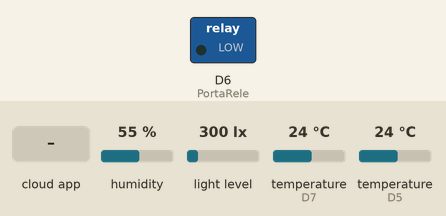
A sketch run on a simulated ESP8266 (NodeMCU). Shown: switched loads named in the sketch (green lamp = pin HIGH). Inputs (shaded band) come from the test bench; at power-on: humidity 55 %, light level 300 lx, temperature (sensors on D7, D5) 24 °C. WiFi joins after 1.5 s; servers stay silent unless stated; no MQTT or app messages arrive unless stated; what the sketch prints to the serial monitor is not drawn.

Above: at 2.7 s.
2.8 s: the phone or cloud app sets pi-5.rele to ON
At 3.6 s:
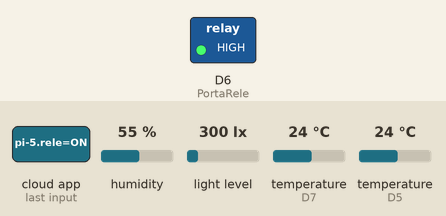
Timing chart, 0 to 5.8 s (numbered marks = the images above; inputs shaded):
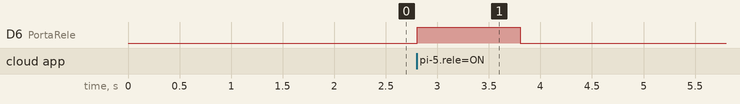

The sketch:

sensores.ino
```cpp
#include <Adafruit_MQTT.h>
#include <Adafruit_MQTT_Client.h>
#include <ESP8266WiFi.h>
#include <DHTesp.h>
#include <OneWire.h>
#include <DallasTemperature.h>
#include <Wire.h>
#include <BH1750.h>
#include "config.h"

// Portas dos sensores
#define PortaUmidadeSolo A0
#define PortaDHT 14
#define PortaDS18B20 D7
#define PortaRele D6

// Tempo de envio dos dados
unsigned long tempoEsperaLeitura = 900000;
int tempoControle[][2] = {
  {180000, 0},
  {360000, 1},
  {540000, 2},
  {720000, 3}
};

// Variável de contagem de tempo
unsigned long startTime;

// Tempo máximo da rega (milissegundos)
int tempoRega = 1000;

// Rega Automática
String regaAutomatica = "ON";

// Percentual da umidade do solo no qual é necessário realizar a rega
int percentRega = 65;

// Mapeamento do sensor de umidade do solo
const float seco    = 764;
const float molhado = 455;

// Variáveis que receberão os resultados dos sensores
int valorUmidadeSolo;
int percentUmidadeSolo;
int valorTemperaturaDHT;
int valorUmidadeDHT;
int valorDS18B20Temperatura;
int valorLuxBH1750;

// Instanciando objetos para os sensores
DHTesp dht;
OneWire barramento(PortaDS18B20);
DallasTemperature sensorDS18B20(&barramento);
BH1750 sensorBH1750;

// Objeto para conexão com a Adafruit IO via MQTT
WiFiClient client;
Adafruit_MQTT_Client mqtt(&client, "io.adafruit.com", 1883, AIO_USERNAME, AIO_KEY);

// Objetos para conexão com os feeds dos sensores
Adafruit_MQTT_Publish cs12UmidadePercent = Adafruit_MQTT_Publish(&mqtt, AIO_USERNAME CS12_UMIDADE_PERCENT);
Adafruit_MQTT_Publish dht11Temperatura = Adafruit_MQTT_Publish(&mqtt, AIO_USERNAME DHT11_TEMPERATURA);
Adafruit_MQTT_Publish dht11Umidade = Adafruit_MQTT_Publish(&mqtt, AIO_USERNAME DHT11_UMIDADE);
Adafruit_MQTT_Publish ds18b20Temperatura = Adafruit_MQTT_Publish(&mqtt, AIO_USERNAME DSB18B20_TEMPERATURA);
Adafruit_MQTT_Publish bh1750Lux = Adafruit_MQTT_Publish(&mqtt, AIO_USERNAME BH1750_LUX);
Adafruit_MQTT_Subscribe releSubscribe = Adafruit_MQTT_Subscribe(&mqtt, AIO_USERNAME RELE);
Adafruit_MQTT_Publish relePublish = Adafruit_MQTT_Publish(&mqtt, AIO_USERNAME RELE);
Adafruit_MQTT_Publish controle = Adafruit_MQTT_Publish(&mqtt, AIO_USERNAME CONTROLE);

void setup() {

  Serial.begin(115200);

  // Iniciando Sensores

  //Relé
  pinMode(PortaRele, OUTPUT);
  digitalWrite(PortaRele, LOW);

  // DHT11
  dht.setup(PortaDHT, DHTesp::DHT11);

  // DS18B20
  sensorDS18B20.begin();

  // BH1750
  Wire.begin();
  sensorBH1750.begin();

  //Conexão com a rede WiFi
  Serial.println("Conectando ao WiFi...");
  WiFi.begin(NOME_WIFI, SENHA_WIFI);
  while (WiFi.status() != WL_CONNECTED) {
    delay(500);
    Serial.print(".");
  }
  Serial.println();
  Serial.println("Conectado ao WiFi!");

  // Subscriptions
  mqtt.subscribe(&releSubscribe);
}

void loop() {

  // Iniciando a conexão com a plataforma AdafruitIO
  MQTTconnect();

  // Iniciando contagem de tempo
  startTime = millis();

  // Umidade Solo
  valorUmidadeSolo   = analogRead(PortaUmidadeSolo);
  percentUmidadeSolo = map(valorUmidadeSolo, seco, molhado, 0, 100);

  // Ativar Bomba com base nos dados do sensor de umidade
  if (regaAutomatica == "ON"){
    if (percentUmidadeSolo <= percentRega) {
      digitalWrite(PortaRele, HIGH);
      delay(tempoRega);
      controle.publish("REGA");
      digitalWrite(PortaRele, LOW);
    }
  }


  // DHT11
  valorTemperaturaDHT = dht.getTemperature();
  valorUmidadeDHT = dht.getHumidity();

  // DS18B20
  sensorDS18B20.requestTemperatures();
  valorDS18B20Temperatura = sensorDS18B20.getTempCByIndex(0);

  // BH1750
  valorLuxBH1750 = sensorBH1750.readLightLevel();

  // Publicando dados dos sensores
  cs12UmidadePercent.publish(percentUmidadeSolo);
  dht11Temperatura.publish(valorTemperaturaDHT);
  dht11Umidade.publish(valorUmidadeDHT);
  ds18b20Temperatura.publish(valorDS18B20Temperatura);
  bh1750Lux.publish(valorLuxBH1750);

  int aux = 0;
  while ((millis() - startTime) <= tempoEsperaLeitura) {

      VerificaBotao();
      for (int i = 0; i <= 3; i++){
        if (((millis() - startTime) >= tempoControle[i][0]) && (aux == tempoControle[i][1])){
          controle.publish("CONTROLE");
          aux += 1;
        }
      }
  }
  delay(500);
}


// Ativar Bomba com base na decisão do usuário.
void VerificaBotao(){

  Adafruit_MQTT_Subscribe *subscription;
  subscription = mqtt.readSubscription(1000);

  if (subscription == &releSubscribe) {

    if (strcmp((char *)releSubscribe.lastread, "ON") == 0) {
      digitalWrite(PortaRele, HIGH);
      controle.publish("REGA");
      delay(tempoRega);
      digitalWrite(PortaRele, LOW);
      relePublish.publish("OFF");
    }
  }
}

void MQTTconnect() {
  int8_t ret;

  // Verifica se já está conectado
  if (mqtt.connected()) {
    return;
  }

  Serial.print("Conectando ao Adafruit IO...");

  while ((ret = mqtt.connect()) != 0) {
    Serial.println(mqtt.connectErrorString(ret));
    Serial.println("Tentando novamente em 5 segundos...");
    mqtt.disconnect();
    delay(5000);
  }

  Serial.println("Conectado!");
}
```

config.h
```cpp
// config.h

#ifndef CONFIG_H
#define CONFIG_H

// Configuração da conexão WiFi
#define NOME_WIFI "nome rede wifi"
#define SENHA_WIFI "senha do wifi"

// Configuração do Adafruit IO
#define AIO_USERNAME "username"
#define AIO_KEY "chave de acesso"

// FEEDS
#define DHT11_TEMPERATURA "/feeds/pi-5.dht11-temperatura"
#define DHT11_UMIDADE "/feeds/pi-5.dht11-umidade"
#define CS12_UMIDADE_PERCENT "/feeds/pi-5.cs12-umidade"
#define DSB18B20_TEMPERATURA "/feeds/pi-5.ds18b20-temperatura"
#define BH1750_LUX "/feeds/pi-5.bh1750-luminosidade"
#define RELE "/feeds/pi-5.rele"
#define CONTROLE "/feeds/pi-5.controle"

#endif // CONFIG_H
```

Measured:
- after the input at 2.8 s, D6 (PortaRele): LOW → HIGH at once, → LOW 1.0 s later
